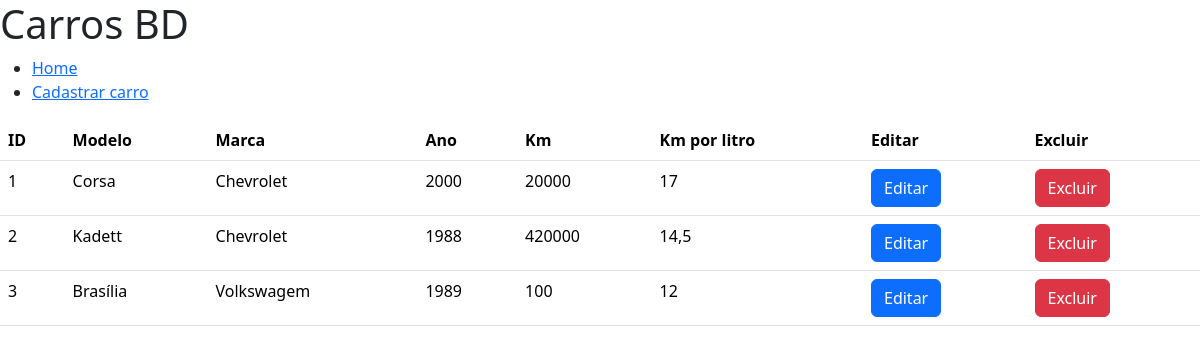
/, run on an earlier commit of the app's database.
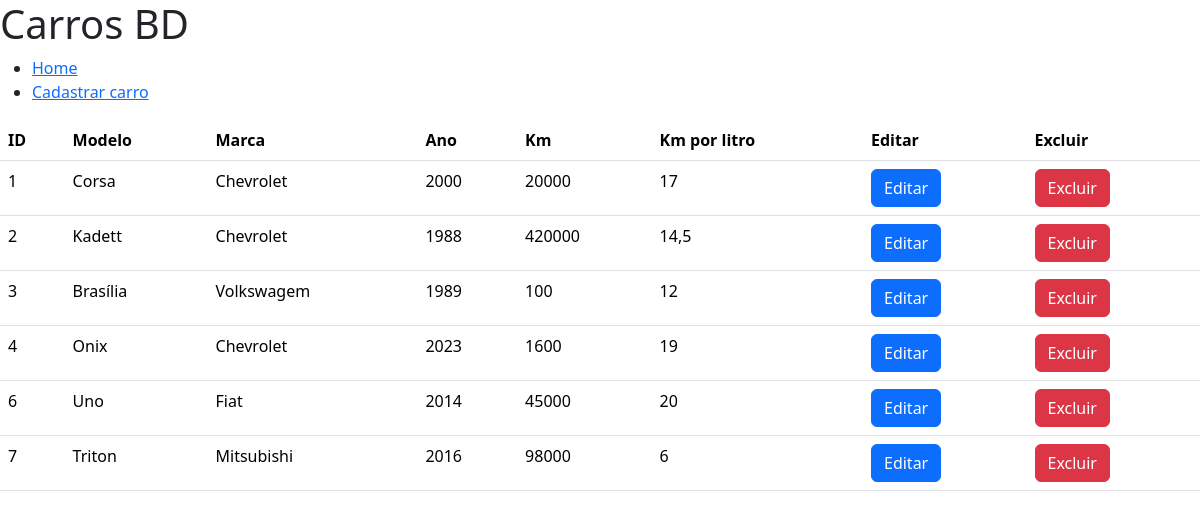
And on a later commit of the database.
### tables this page shows
CREATE TABLE carros (
	id INTEGER PRIMARY KEY AUTOINCREMENT,
	modelo TEXT NOT NULL,
	marca TEXT NOT NULL,
	ano INTEGER NOT NULL,
	km INTEGER DEFAULT (0),
	km_por_litro REAL 
);

### index.php (the view, shortened to what this page needs)
<?php
$conn = new PDO("sqlite:carros.sqlite");
$conn->setAttribute(PDO::ATTR_DEFAULT_FETCH_MODE, PDO::FETCH_OBJ);
?>
<!DOCTYPE html>
<html lang="en">
<head>
    <link href="https://cdn.jsdelivr.net/npm/bootstrap@5.3.2/dist/css/bootstrap.min.css" rel="stylesheet">
</head>
<body>
    <h1>Carros BD</h1>
    <nav>
        <ul>
            <li><a href="index.php">Home</a></li>
            <li><a href="form.php">Cadastrar carro</a></li>
        </ul>
    </nav>
    <main>
        <table class="table">
            <tr>
                <th>ID</th>
                <th>Modelo</th>
                <th>Marca</th>
                <th>Ano</th>
                <th>Km</th>
                <th>Km por litro</th>
                <th>Editar</th>
                <th>Excluir</th>
            </tr>
            <?php
            $q = $conn->query("SELECT * FROM carros;");
            $carros = $q->fetchAll();
            foreach($carros as $c):
            ?>
            <tr>
                <td><?= $c->id ?></td>
                <td><?= $c->modelo ?></td>
                <td><?= $c->marca ?></td>
                <td><?= $c->ano ?></td>
                <td><?= $c->km ?></td>
                <td><?= $c->km_por_litro?></td>
                <td><a href="form.php?id=<?= $c->id ?>"  class="btn btn-primary">Editar</button> </td>
                <td><a href="ws/salvar.php?id=<?= $c->id ?>"  class="btn btn-danger">Excluir</button> </td>
            </tr>
            <?php
            endforeach;
            ?>
        </table>
    </main>
</body>
</html>

What changed in the data, as far as the page shows it:
added carros: id "4", modelo "Onix", marca "Chevrolet", ano "2023", km "1600", km_por_litro "19"
added carros: id "6", modelo "Uno", marca "Fiat", ano "2014", km "45000", km_por_litro "20"
added carros: id "7", modelo "Triton", marca "Mitsubishi", ano "2016", km "98000", km_por_litro "6"
